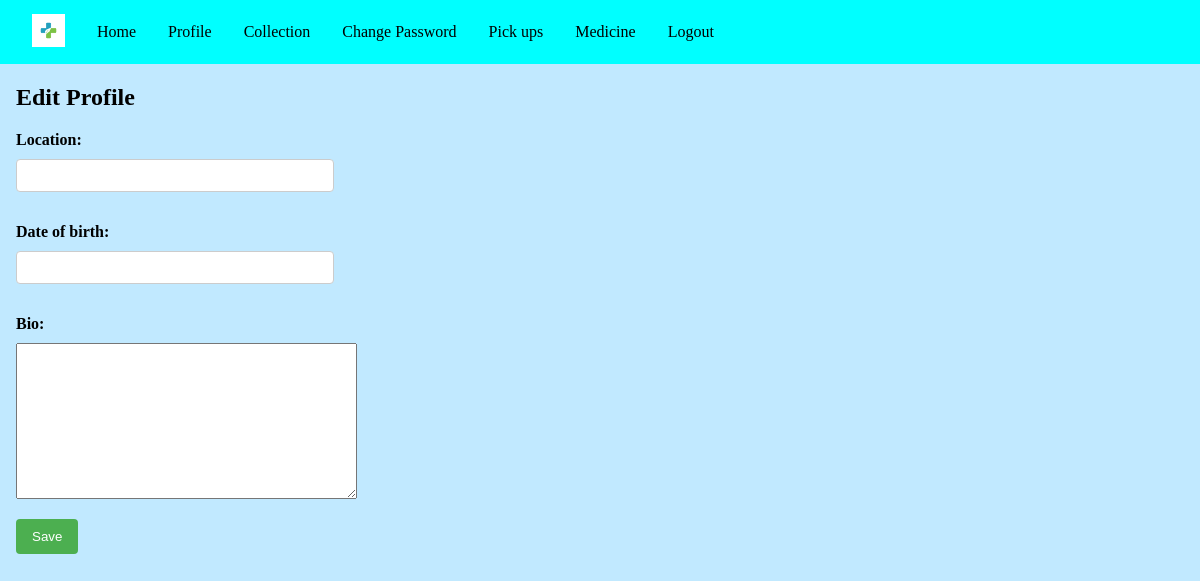
The app's page /profile/ (signed in), older data.
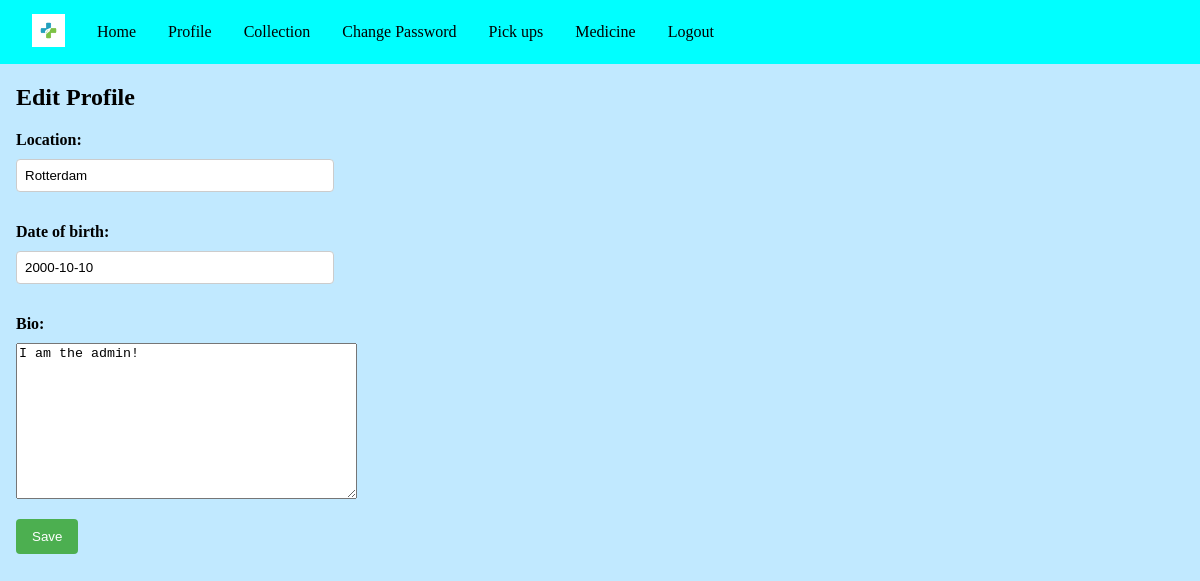
The same page, newer data.
### base/models.py (models this page shows, shortened)
class Profile(models.Model):
    location = models.CharField(max_length=100)
    date_of_birth = models.DateField(null=True, blank=True)
    bio = models.TextField()
    user = models.OneToOneField(User, on_delete=models.CASCADE)

### base/views.py (the view)
# urls.py: path("profile/", views.edit_profile, name="profile"),
@login_required
def edit_profile(request):
    profile = Profile.objects.get(user=request.user)
    if request.method == "POST":
        form = ProfileForm(request.POST, instance=profile)
        if form.is_valid():
            form.save()
            messages.success(request, "Profile updated successfully")
            return redirect("profile")
    else:
        form = ProfileForm(instance=profile)
    context = {"form": form}
    return render(request, "base/profile.html", context)

### base/forms.py
class ProfileForm(forms.ModelForm):
    class Meta:
        model = Profile
        fields = ("location", "date_of_birth", "bio")

### base/templates/base/profile.html (shortened to what this page needs)
{% extends 'base/base.html' %}
{% block content %}
    <h2>Edit Profile</h2>
    <form method="POST">
        {{ form.as_p }}
        <button type="submit" class="button">Save</button>
    </form>
{% endblock content %}

Row changes from the older to the newer data that the page shows:
changed Profile: location (not shown) → "Rotterdam"; date_of_birth (not shown) → "2000-10-10"; bio (not shown) → "I am the admin!"
